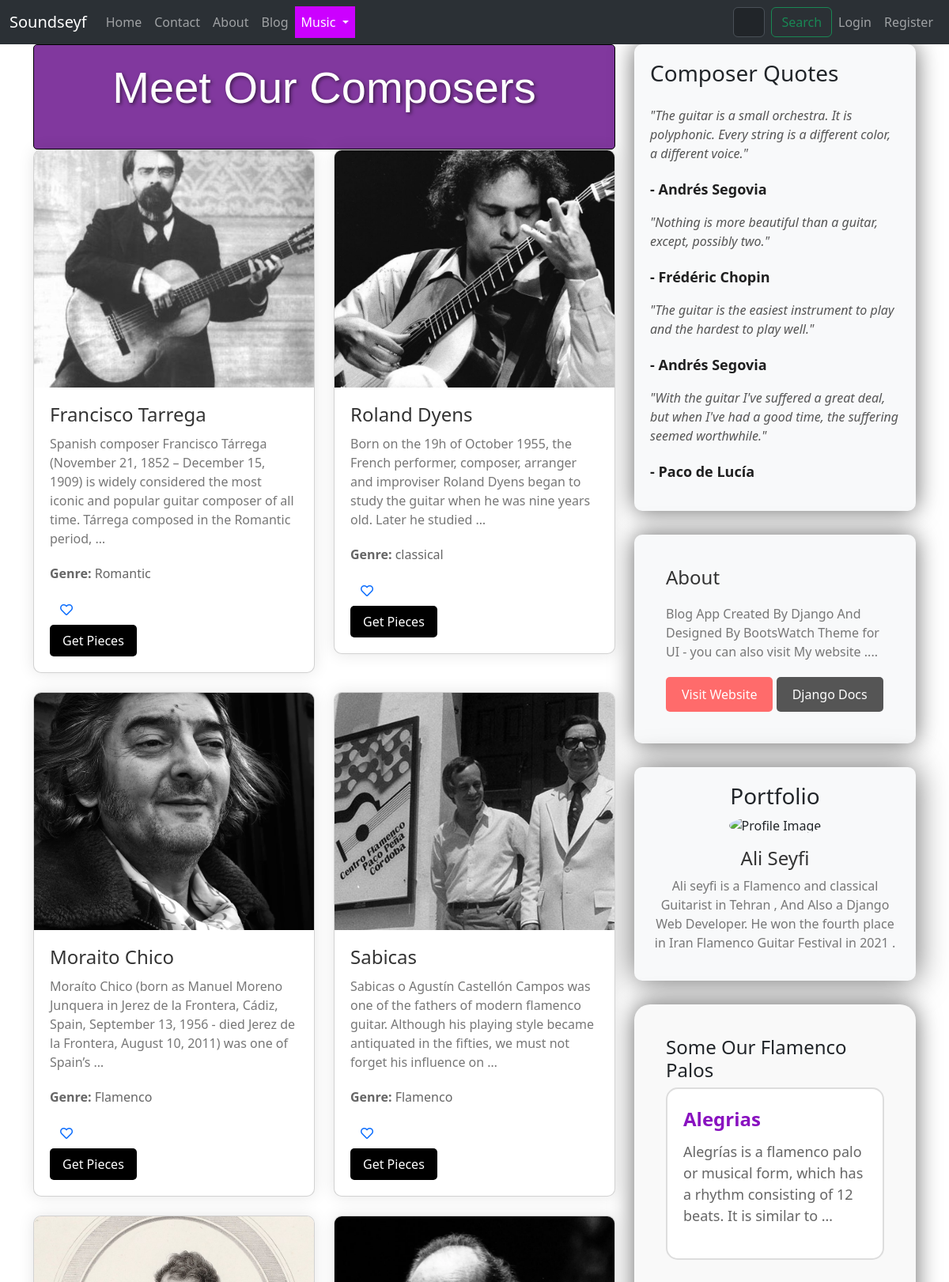
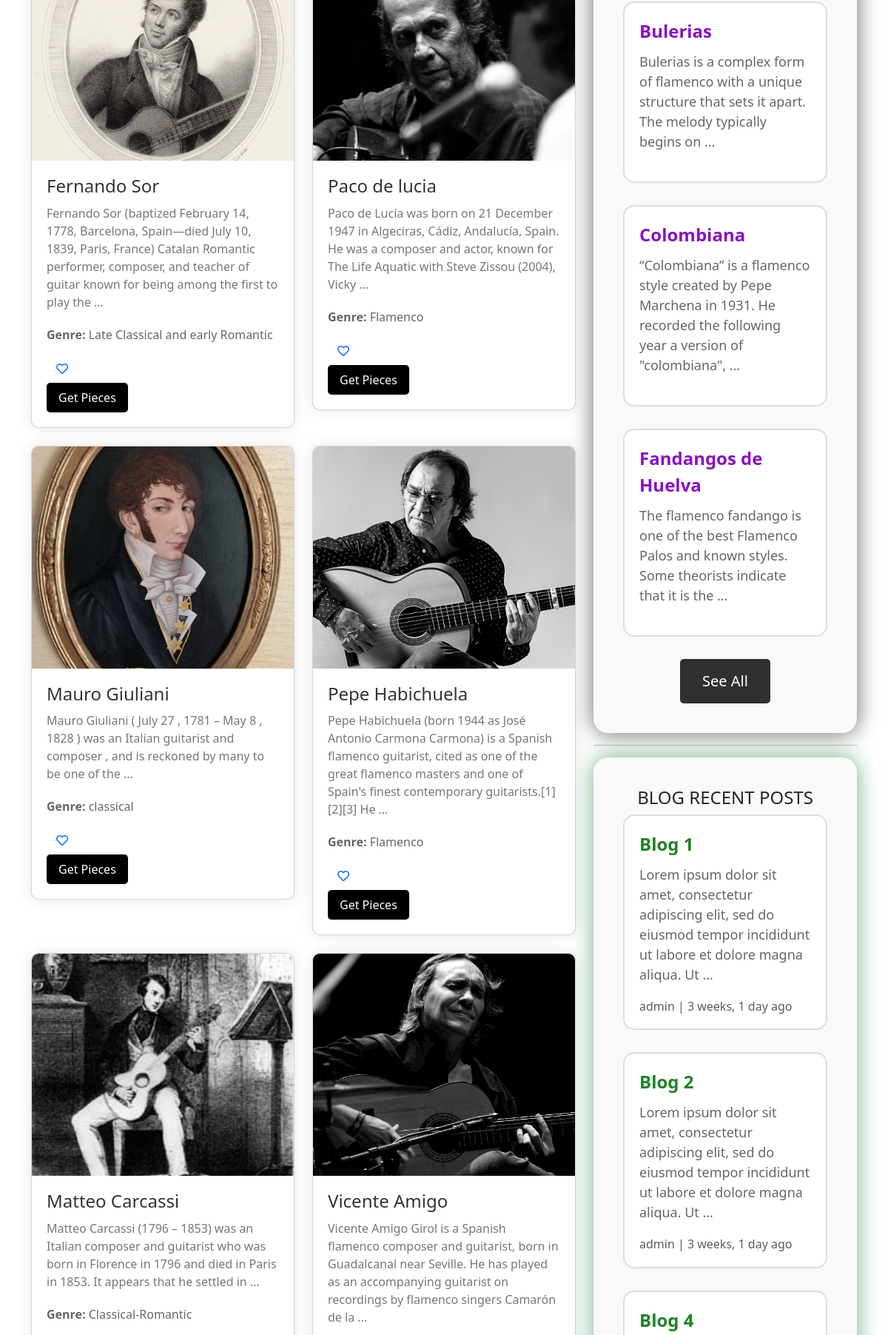
Screenshot of /music/composers (upper part) with the database file from the repository (2 pictures, top to bottom).
### music/models.py (models this page shows, shortened)
class Composer(models.Model):
    name = models.CharField(max_length=255,null=True,blank=True)
    biography = models.TextField(null=True, blank=True)
    image = models.ImageField(upload_to="Composers/" , default="default.jpg")
    genre = models.CharField(max_length=255,null=True,blank=True)
    nationality = models.CharField(blank=True,null=True,max_length=255)

class Palo(models.Model):
    name = models.CharField(max_length=255)
    description = models.TextField(null=True)
    song = models.FileField(upload_to="palos/")
    song_detail = models.TextField(null=True,blank=True)

### blog/models.py (models this page shows, shortened)
class Post(models.Model):
    title = models.CharField(max_length=255,unique=True)
    slug = models.SlugField(max_length=255,unique=True)
    author = models.ForeignKey(User,on_delete=models.CASCADE,null=True)
    content = models.TextField(null=True,blank=True)
    created_on = models.DateTimeField(auto_now_add=True)
    updated_on = models.DateTimeField(auto_now=True)
    published_on = models.DateTimeField(null=True)
    status = models.CharField(max_length=255,choices=STATUS_CHOICES)
    counted_views = models.IntegerField(default=0)
    login_required = models.BooleanField(default=False)
    class Meta:
        ordering = ['-created_on']

### music/views.py (the view)
# urls.py: path('composers',ComposersView , name="composers" ),
def ComposersView(request):
    composers = Composer.objects.all()
    p = Paginator(composers,10)
    try:
        page_number = request.GET.get('page')
        composers = p.get_page(page_number)
    except EmptyPage:
        composers = composers.get_page(1)
    except PageNotAnInteger:
        composers = composers.get_page(1)
    if request.user.is_authenticated:
         favorited_composer_ids = set(request.user.favoritecomposer_set.values_list('composer__id', flat=True))
         context = {"composers": composers, "favorited_composer_ids": favorited_composer_ids}
         return render(request,'music/composers.html',context)
    else:
         context = {"composers": composers}
         return render(request,'music/composers.html',context)

### blog/templatetags/blog-tags.py (called while the page is built)
@register.inclusion_tag('blog/recentposts.html')
def recentpost():
    recentposts = Post.objects.all().order_by('published_on')[:3]
    return  {"recentposts":recentposts}

### music/templatetags/music-tags.py (called while the page is built)
@register.inclusion_tag('music/somepalos.html')
def somepalos():
    somepalos = Palo.objects.all().order_by('name')[:4]
    return  {"somepalos":somepalos}

### templates/music/composers.html (shortened to what this page needs)
{% extends "base.html" %}
{% load static %}
{% load music-tags %}
{% load blog-tags %}
{% load thumbnail %}
{% block content %}
<div class="container">
  <div class="row">
    <div class="col-md-8">
      <div style="background-color: #81389e; border: 1px solid #000000; border-radius: 5px; padding: 20px;">
        <h2 class="card-title text-center mb-4" style="font-size: 3.5rem; font-family: 'Oswald', sans-serif; color: #ffffff; text-shadow: 2px 2px 4px rgba(0, 0, 0, 0.5);">Meet Our Composers</h2>
      </div>
        <div class="row">
        {% for composer in composers %}
        <div class="col-md-6 mb-4">
          <div class="card composer-card">
            <img src="{% thumbnail composer.image "600x400" crop="center" as im %}{{ im.url }}{% endthumbnail %}"
              alt="{{ composer.name }}" class="card-img-top composer-image">
            <div class="composer-details">
              <a style="text-decoration: none;" href="{% url 'music:pieces' cid=composer.id %}"><h3 class="card-title composer-name">{{ composer.name }}</h3></a>
              <p class="card-text composer-bio">{{ composer.biography|truncatewords:30 }}</p>
              <p class="composer-genre"><strong>Genre:</strong> {{ composer.genre }}</p>
              <form action="{% url 'music:Favorites' composer_id=composer.id %}" method="post">
                <button type="submit" class="btn btn-link composer-like-button" aria-label="Favorite Composer">
                  {% if composer.id in favorited_composer_ids %}
                    <i class="fas fa-heart text-danger"></i>
                  {% else %}
                    <i class="far fa-heart"></i>
                  {% endif %}
                </button>
              </form>
              <a href="{% url 'music:pieces' cid=composer.id %}"
                class="btn btn-primary composer-button">Get Pieces</a>
            </div>
          </div>
        </div>
        {% endfor %}
      </div>
    </div>
    <div class="col-md-4">
      <div class="quote-card" style="box-shadow: 0 0 30px rgba(0, 0, 0, 0.6);">
        <h3 class="mb-4">Composer Quotes</h3>
        <ul class="list-unstyled">
          <li>
            <p class="quote-text">"The guitar is a small orchestra. It is polyphonic. Every string is a different color, a different voice."</p>
            <p class="quote-author">- Andrés Segovia</p>
          </li>
          <li>
            <p class="quote-text">"Nothing is more beautiful than a guitar, except, possibly two."</p>
            <p class="quote-author">- Frédéric Chopin</p>
          </li>
          <li>
            <p class="quote-text">"The guitar is the easiest instrument to play and the hardest to play well."</p>
            <p class="quote-author">- Andrés Segovia</p>
          </li>
          <li>
            <p class="quote-text">"With the guitar I've suffered a great deal, but when I've had a good time, the suffering seemed worthwhile."</p>
            <p class="quote-author">- Paco de Lucía</p>
          </li>
        </ul>
      </div>
      <div class="about-section" style="box-shadow: 0 0 30px rgba(0, 0, 0, 0.6);">
        <h3 class="about-header">About</h3>
        <p class="about-text">Blog App Created By Django And Designed By BootsWatch Theme for UI - you can also visit My website ....</p>
        <a href="https://bekbrace.com" class="btn btn-danger visit-website-button">Visit Website</a>
        <a href="https://docs.djangoproject.com/en/3.1" class="btn btn-secondary visit-website-button" style="background-color: #555;">Django Docs</a>
      </div>
      <div class="portfolio-section">
        <div style="box-shadow: 0 0 40px rgba(0, 0, 0, 0.6);" class="portfolio-item">
          <h3>Portfolio</h3>
            <img src="{% static 'images/Ali.png' %}" alt="Profile Image" class="profile-image">
            <h4>Ali Seyfi</h4>
            <p>Ali seyfi is a Flamenco and classical Guitarist in Tehran , And Also a Django Web Developer. He won the fourth place in Iran Flamenco Guitar Festival in 2021 .</p>
        </div>
    </div>
    {% somepalos %}
    <hr>
    {% recentpost %}
  </div>
    </div>
  </div>
{% endblock %}

### templates/base.html (shortened to what this page needs)
{% load static %}
{% load thumbnail %}
<!doctype html>
<html lang="en">
<head>
    <link href="https://cdn.jsdelivr.net/npm/bootstrap@5.3.3/dist/css/bootstrap.min.css" rel="stylesheet"
>
    <link rel="stylesheet" href="https://cdnjs.cloudflare.com/ajax/libs/font-awesome/5.15.4/css/all.min.css">
</head>
<body data-bs-theme="light">
    <nav class="navbar navbar-expand-lg bg-body-tertiary" data-bs-theme="dark">
        <div class="container-fluid">
            <a class="navbar-brand" href="{% url 'website:index' %}">Soundseyf</a>
            <div class="collapse navbar-collapse" id="navbarSupportedContent">
                <ul class="navbar-nav me-auto mb-2 mb-lg-0">
                    <li class="nav-item">
                        <a class="nav-link {% if request.path == '/' %}active{% endif %}" aria-current="page"
                            href="{% url 'website:index' %}">Home</a>
                    </li>
                    <li class="nav-item">
                        <a class="nav-link {% if '/contact/' in request.path %}active{% endif %}"
                            href="{% url 'website:contact' %}">Contact</a>
                    </li>
                    <li class="nav-item">
                        <a class="nav-link {% if '/about' in request.path %}active{% endif %}"
                            href="{% url 'website:about' %}">About</a>
                    </li>
                    <li class="nav-item">
                        <a class="nav-link {% if '/blog/' in request.path %}active{% endif %}"
                            href="{% url 'blog:blog-home' %}">Blog</a>
                    </li>
                    <li class="nav-item dropdown">
                        <a class="nav-link dropdown-toggle dropdown-toggle-arrow {% if '/music/' in request.path %}active{% endif %}"
                            href="#" role="button" data-bs-toggle="dropdown" aria-expanded="false">
                            Music
                        </a>
                    </li>
                </ul>
                <form style="padding-left: 45%;" method="get" class="d-flex me-auto" role="search"
                    action="{% url 'music:search' %}">
                    <input class="form-control me-2" name="s" type="search" placeholder="Search Composer fullname"
                        aria-label="Search" list="composer-list">
                    <button class="btn btn-outline-success" type="submit">Search</button>
                </form>
                <ul class="navbar-nav ms-auto">
                    {% if request.user.is_authenticated %}
                    <li class="nav-item dropdown">
                        <a class="nav-link dropdown-toggle" href="#" id="userDropdown" role="button"
                            data-bs-toggle="dropdown" aria-expanded="false">
                            {{ request.user.username }}
                        </a>
                        <ul class="dropdown-menu dropdown-menu-end" aria-labelledby="userDropdown">
                            <li><a class="dropdown-item" href="{% url 'music:Likes' %}">Favorites</a></li>
                            <li>
                                <hr class="dropdown-divider">
                            </li>
                            <li><a class="dropdown-item" href="{% url 'accounts:logout' %}">Logout</a></li>
                        </ul>
                    </li>
                    {% else %}
                    <li class="nav-item">
                        <a class="nav-link btn btn-primary" href="{% url 'accounts:login' %}">Login</a>
                    </li>
                    <li class="nav-item">
                        <a class="nav-link btn btn-success" href="{% url 'accounts:register' %}">Register</a>
                    </li>
                    {% endif %}
                </ul>
            </div>
        </div>
    </nav>
    {% block content %}
    {% endblock content %}
</body>
</html>
{% load sweetify %}

### templates/music/somepalos.html (shortened to what this page needs)
{% load static %}
<!DOCTYPE html>
<html lang="en">
<head>
</head>
<body>
    <div class="flamenco-container">
        <h4>Some Our Flamenco Palos</h4>
        {% for palo in somepalos %}
        <div class="flamenco-palo">
            <div class="flamenco-title">{{ palo.name }}</div>
            <div class="flamenco-snippet">{{ palo.description|truncatewords:20 }}</div>
        </div>
        {% endfor %}
        <a href="{% url 'music:palos' %}" class="see-all-button">See All</a>
    </div>
</body>
</html>

### templates/blog/recentposts.html (shortened to what this page needs)
{% load static %}
{% load humanize %}
<!DOCTYPE html>
<html lang="en">
<head>
</head>
<body>
    <div class="blog-container">
        <h4>BLOG RECENT POSTS</h4>
        {% for post in recentposts %}
        <div class="blog-env">
            <div class="blog-title">{{ post.title }}</div>
            <div class="blog-snippet">{{ post.content|truncatewords:20 }}</div>
            <p class="card-text text-muted h6">{{ post.author }} | {{post.created_on|naturaltime }}</p>
        </div>
        {% endfor %}
    </div>
</body>
</html>

### templates/base.html (style rules this page uses)
.navbar-nav .nav-link.active { color: rgb(255, 255, 255); background-color: rgb(204, 0, 255); }

### templates/music/composers.html (style rules this page uses)
.composer-card { background-color: #fff; border-radius: 10px; box-shadow: 0 0 20px rgba(0, 0, 0, 0.1); overflow: hidden; transition: transform 0.3s ease; }
.composer-image { width: 100%; height: 300px; object-fit: cover; }
.composer-details { padding: 20px; }
.composer-name { font-size: 1.5rem; color: #333; margin-bottom: 10px; }
.composer-genre { font-size: 1rem; color: #666; margin-bottom: 15px; }
.composer-bio { font-size: 1rem; color: #777; margin-bottom: 20px; }
.composer-button { background-color: #000000; color: #fff; border: none; padding: 8px 16px; border-radius: 5px; font-size: 1rem; transition: background-color 0.3s ease; }
.quote-card { background-color: #f8f9fa; border-radius: 10px; padding: 20px; margin-bottom: 20px; }
.quote-text { font-style: italic; color: #555; margin-bottom: 20px; }
.quote-author { font-weight: bold; color: #1f1f1f; font-size: large; }
.about-section { background-color: #f8f9fa; padding: 40px; border-radius: 10px; margin-top: 30px; }
.about-header { font-size: 1.5rem; color: #333; margin-bottom: 20px; }
.about-text { font-size: 1rem; color: #777; margin-bottom: 20px; }
.visit-website-button { background-color: #ff6b6b; color: #fff; border: none; padding: 10px 20px; border-radius: 5px; font-size: 1rem; transition: background-color 0.3s ease; }
.portfolio-section { margin-top: 30px; }
.portfolio-item { margin-bottom: 30px; padding: 20px; background-color: #f8f9fa; border-radius: 10px; box-shadow: 0 0 20px rgba(0, 0, 0, 0.1); text-align: center; }
.profile-image { width: 200px; height: 200px; border-radius: 50%; margin: 0 auto 15px; object-fit: cover; }
.portfolio-item h4 { font-size: 1.5rem; color: #333; }
.portfolio-item p { font-size: 1rem; color: #777; }

### templates/music/somepalos.html (style rules this page uses)
.flamenco-container { background-color: #f9f9f9; padding: 40px; border-radius: 20px; box-shadow: 0 0 30px rgba(0, 0, 0, 0.6); max-width: 800px; margin: 0 auto; display: flex; flex-direction: column; align-items: center; }
.flamenco-palo { margin-bottom: 30px; padding: 20px; border: 2px solid #ddd; border-radius: 15px; background-color: #ffffff; transition: transform 0.3s ease; max-width: 600px; width: 100%; position: relative; }
.flamenco-palo::after { content: ""; position: absolute; top: 0; left: 0; right: 0; bottom: 0; border-radius: 15px; box-shadow: 0 0 20px rgba(0, 0, 0, 0.3); opacity: 0; transition: opacity 0.3s ease; }
.flamenco-title { font-size: 24px; font-weight: bold; color: #8912c0; margin-bottom: 10px; }
.flamenco-snippet { font-size: 18px; color: #666; margin-bottom: 20px; }
.see-all-button { padding: 15px 30px; background-color: #303030; color: #fff; border: none; border-radius: 5px; cursor: pointer; transition: background-color 0.3s ease; text-decoration: none; font-size: 20px; }

### templates/blog/recentposts.html (style rules this page uses)
.blog-container { background-color: #f9f9f9; padding: 40px; border-radius: 20px; box-shadow: 0 0 30px rgba(18, 120, 47, 0.6); max-width: 800px; margin: 0 auto; display: flex; flex-direction: column; align-items: center; }
.blog-env { margin-bottom: 30px; padding: 20px; border: 2px solid #ddd; border-radius: 15px; background-color: #ffffff; transition: transform 0.3s ease; max-width: 600px; width: 100%; position: relative; }
.blog-env::after { content: ""; position: absolute; top: 0; left: 0; right: 0; bottom: 0; border-radius: 15px; box-shadow: 0 0 20px rgba(0, 0, 0, 0.3); opacity: 0; transition: opacity 0.3s ease; }
.blog-title { font-size: 24px; font-weight: bold; color: #218129; margin-bottom: 10px; }
.blog-snippet { font-size: 18px; color: #666; margin-bottom: 20px; }
.see-all-button { padding: 15px 30px; background-color: #303030; color: #fff; border: none; border-radius: 5px; cursor: pointer; transition: background-color 0.3s ease; text-decoration: none; font-size: 20px; }

### rows the page displays
Composer: image (picture), name "Francisco Tarrega", biography "Spanish composer Francisco Tárrega (November 21, 1852 – December 15, 1909) is widely considered the most iconic and popular guitar composer of all time. Tárrega composed in the Romantic period, …", genre "Romantic"
Composer: image (picture), name "Roland Dyens", biography "Born on the 19h of October 1955, the French performer, composer, arranger and improviser Roland Dyens began to study the guitar when he was nine years old. Later he studied …", genre "classical"
Composer: image (picture), name "Moraito Chico", biography "Moraíto Chico (born as Manuel Moreno Junquera in Jerez de la Frontera, Cádiz, Spain, September 13, 1956 - died Jerez de la Frontera, August 10, 2011) was one of Spain’s …", genre "Flamenco"
Composer: image+name (picture), name "Sabicas", biography "Sabicas o Agustín Castellón Campos was one of the fathers of modern flamenco guitar. Although his playing style became antiquated in the fifties, we must not forget his influence on …", genre "Flamenco"
Composer: image (picture), name "Fernando Sor", biography "Fernando Sor (baptized February 14, 1778, Barcelona, Spain—died July 10, 1839, Paris, France) Catalan Romantic performer, composer, and teacher of guitar known for being among the first to play the …", genre "Late Classical and early Romantic"
Composer: image (picture), name "Paco de lucia", biography "Paco de Lucía was born on 21 December 1947 in Algeciras, Cádiz, Andalucía, Spain. He was a composer and actor, known for The Life Aquatic with Steve Zissou (2004), Vicky …", genre "Flamenco"
Composer: image (picture), name "Mauro Giuliani", biography "Mauro Giuliani ( July 27 , 1781 – May 8 , 1828 ) was an Italian guitarist and composer , and is reckoned by many to be one of the …", genre "classical"
Composer: image (picture), name "Pepe Habichuela", biography "Pepe Habichuela (born 1944 as José Antonio Carmona Carmona) is a Spanish flamenco guitarist, cited as one of the great flamenco masters and one of Spain's finest contemporary guitarists.[1][2][3] He …", genre "Flamenco"
Composer: image (picture), name "Matteo Carcassi", biography "Matteo Carcassi (1796 – 1853) was an Italian composer and guitarist who was born in Florence in 1796 and died in Paris in 1853. It appears that he settled in …", genre "Classical-Romantic"
Composer: image (picture), name "Vicente Amigo", biography "Vicente Amigo Girol is a Spanish flamenco composer and guitarist, born in Guadalcanal near Seville. He has played as an accompanying guitarist on recordings by flamenco singers Camarón de la …"
Palo: name "Alegrias", description "Alegrías is a flamenco palo or musical form, which has a rhythm consisting of 12 beats. It is similar to …"
Palo: name "Bulerias", description "Bulerias is a complex form of flamenco with a unique structure that sets it apart. The melody typically begins on …"
Palo: name "Colombiana", description "“Colombiana” is a flamenco style created by Pepe Marchena in 1931. He recorded the following year a version of \"colombiana\", …"
Palo: name "Fandangos de Huelva", description "The flamenco fandango is one of the best Flamenco Palos and known styles. Some theorists indicate that it is the …"
Post: title "Blog 1", content "Lorem ipsum dolor sit amet, consectetur adipiscing elit, sed do eiusmod tempor incididunt ut labore et dolore magna aliqua. Ut …", author "admin", created_on "3 weeks, 1 day ago"
Post: title "Blog 2", content "Lorem ipsum dolor sit amet, consectetur adipiscing elit, sed do eiusmod tempor incididunt ut labore et dolore magna aliqua. Ut …", author "admin", created_on "3 weeks, 1 day ago"
Post: title "Blog 4"
